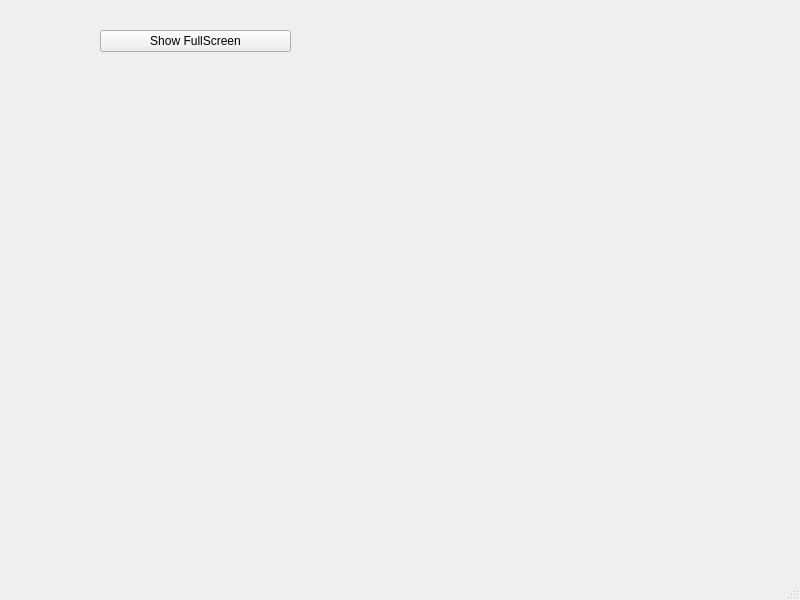
<?xml version="1.0" encoding="UTF-8"?>
<ui version="4.0">
 <class>MainWindow</class>
 <widget class="QMainWindow" name="MainWindow">
  <property name="geometry">
   <rect>
    <x>0</x>
    <y>0</y>
    <width>800</width>
    <height>600</height>
   </rect>
  </property>
  <property name="windowTitle">
   <string>MainWindow</string>
  </property>
  <widget class="QWidget" name="centralwidget">
   <widget class="QPushButton" name="mShowFullScreenButton">
    <property name="geometry">
     <rect>
      <x>100</x>
      <y>30</y>
      <width>191</width>
      <height>22</height>
     </rect>
    </property>
    <property name="text">
     <string>Show FullScreen</string>
    </property>
   </widget>
  </widget>
  <widget class="QMenuBar" name="menubar">
   <property name="geometry">
    <rect>
     <x>0</x>
     <y>0</y>
     <width>800</width>
     <height>21</height>
    </rect>
   </property>
  </widget>
  <widget class="QStatusBar" name="statusbar"/>
 </widget>
 <resources/>
 <connections/>
</ui>
